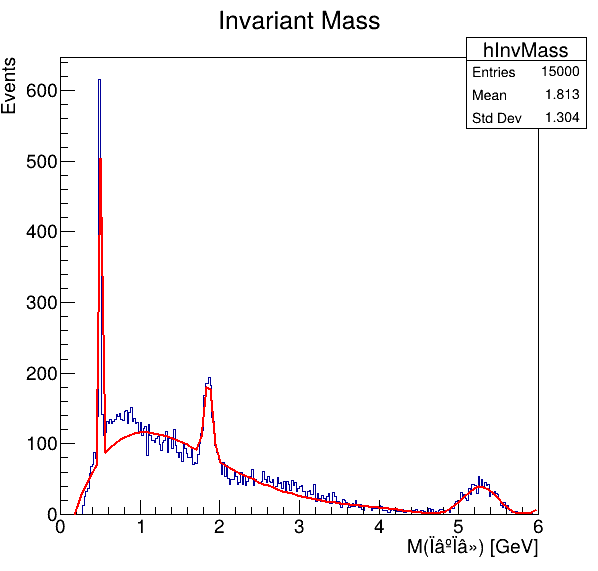

Write Python code to recreate this figure.
import ROOT
import math
import random
import tqdm
import sys
from array import array

def generate_and_decay(parent_mass, daughter_mass_1, daughter_mass_2):
    # Generate random values for momentum and direction
    momentum = random.expovariate(1.0)
    theta = random.uniform(0, math.pi)
    phi = random.uniform(0, 2 * math.pi)

    px = momentum * math.sin(theta) * math.cos(phi)
    py = momentum * math.sin(theta) * math.sin(phi)
    pz = momentum * math.cos(theta)

    parent = ROOT.Math.PxPyPzMVector(px, py, pz, parent_mass)
    daughter1, daughter2 = two_body_decay(parent, daughter_mass_1, daughter_mass_2)

    # Smear momentum of daughter tracks
    daughter1 = smear_momentum(daughter1)
    daughter2 = smear_momentum(daughter2)

    return [daughter1, daughter2]

def smear_momentum(particle):
    fluct = random.normalvariate(1., 0.05)
    return ROOT.Math.PxPyPzMVector(particle.X() * fluct,
                                   particle.Y() * fluct,
                                   particle.Z() * fluct,
                                   particle.M())

def two_body_decay(parent, m1, m2):
    m0 = parent.M()
    p12 = math.sqrt(max(0.0, (m0**2 - (m1 + m2)**2) * (m0**2 - (m1 - m2)**2))) / (2 * m0)
    E1 = (m0**2 + m1**2 - m2**2) / (2 * m0)
    p = math.sqrt(max(0.0, E1**2 - m1**2))

    theta = random.uniform(0, math.pi)
    phi = random.uniform(0, 2 * math.pi)

    p1x = p * math.sin(theta) * math.cos(phi)
    p1y = p * math.sin(theta) * math.sin(phi)
    p1z = p * math.cos(theta)

    daughter1 = ROOT.Math.PxPyPzMVector(p1x, p1y, p1z, m1)
    daughter2 = ROOT.Math.PxPyPzMVector(-p1x, -p1y, -p1z, m2)

    boost_vector = ROOT.Math.Boost(parent.BoostToCM())
    daughter1 = ROOT.Math.PxPyPzMVector(boost_vector(daughter1))
    daughter2 = ROOT.Math.PxPyPzMVector(boost_vector(daughter2))

    return daughter1, daughter2

if __name__ == '__main__':
    nParticles = 1000
    mass_pi_ch = 0.13957
    mass_k_zero = 0.497611
    mass_d_zero = 1.86484
    mass_b_zero = 5.27958

    random.seed(42)
    hInvMass = ROOT.TH1F("hInvMass", "Invariant Mass", 300, 0, 6)

    fileout = ROOT.TFile("tracks.root", "recreate")
    tree = ROOT.TTree('tree', 'Tree with tracks')
    tracks_vec = ROOT.std.vector(ROOT.Math.PxPyPzMVector)()
    branch = tree.Branch('tracks', tracks_vec)

    for i in tqdm.tqdm(range(nParticles)):
        tracks = []
        tracks += generate_and_decay(mass_k_zero, mass_pi_ch, mass_pi_ch)
        tracks += generate_and_decay(mass_d_zero, mass_pi_ch, mass_pi_ch)
        tracks += generate_and_decay(mass_b_zero, mass_pi_ch, mass_pi_ch)
        assert len(tracks) == 6

        for itr1 in range(len(tracks)):
            for itr2 in range(itr1 + 1, len(tracks)):
                hInvMass.Fill((tracks[itr1] + tracks[itr2]).M())

        tracks_vec.clear()
        for tr in tracks:
            tracks_vec.push_back(tr)
        tree.Fill()

    fileout.cd()
    tree.Write()
    fileout.Close()

 
    fitFunc = ROOT.TF1("fitFunc",
                       "[0]/(sqrt(2*TMath::Pi())*[2])*TMath::Exp(-0.5*((x-[1])/[2])^2)"   # K0
                       " + [3]/(sqrt(2*TMath::Pi())*[5])*TMath::Exp(-0.5*((x-[4])/[5])^2)" # D0
                       " + [6]/(sqrt(2*TMath::Pi())*[8])*TMath::Exp(-0.5*((x-[7])/[8])^2)" # B0
                       " + [9] + [10]*x + [11]*x^2 + [12]*x^3 + [13]*x^4 + [14]*x^5",     # Polynomial
                       0, 6)

    params = array('d', [
        200., 0.4976, 0.02,   # K0
        500., 1.865, 0.03,    # D0
        300., 5.2796, 0.05,   # B0
        0, 0, 0, 0, 0, 0      # Polynomial
    ])
    fitFunc.SetParameters(params)

    fitFunc.SetParLimits(1, 0.48, 0.52)   # K0 mean
    fitFunc.SetParLimits(2, 0., 0.1)      # K0 sigma
    fitFunc.SetParLimits(4, 1.80, 1.90)   # D0 mean
    fitFunc.SetParLimits(5, 0., 0.2)      # D0 sigma
    fitFunc.SetParLimits(7, 5.20, 5.35)   # B0 mean
    fitFunc.SetParLimits(8, 0., 0.5)      # B0 sigma

    hInvMass.Fit(fitFunc)

    bin_width = hInvMass.GetBinWidth(1)
    print(f'Number of signal events K0 = {fitFunc.GetParameter(0)/bin_width:.1f} ± {fitFunc.GetParError(0)/bin_width:.1f}')
    print(f'Number of signal events D0 = {fitFunc.GetParameter(3)/bin_width:.1f} ± {fitFunc.GetParError(3)/bin_width:.1f}')
    print(f'Number of signal events B0 = {fitFunc.GetParameter(6)/bin_width:.1f} ± {fitFunc.GetParError(6)/bin_width:.1f}')

    canvas = ROOT.TCanvas("canvas", "Invariant Mass", 600, 600)
    hInvMass.GetXaxis().SetTitle('M(π⁺π⁻) [GeV]')
    hInvMass.GetYaxis().SetTitle('Events')
    hInvMass.Draw()
    fitFunc.Draw("same")

    canvas.SaveAs("invmass_1.pdf")
    canvas.SaveAs("invmass_1.png")
